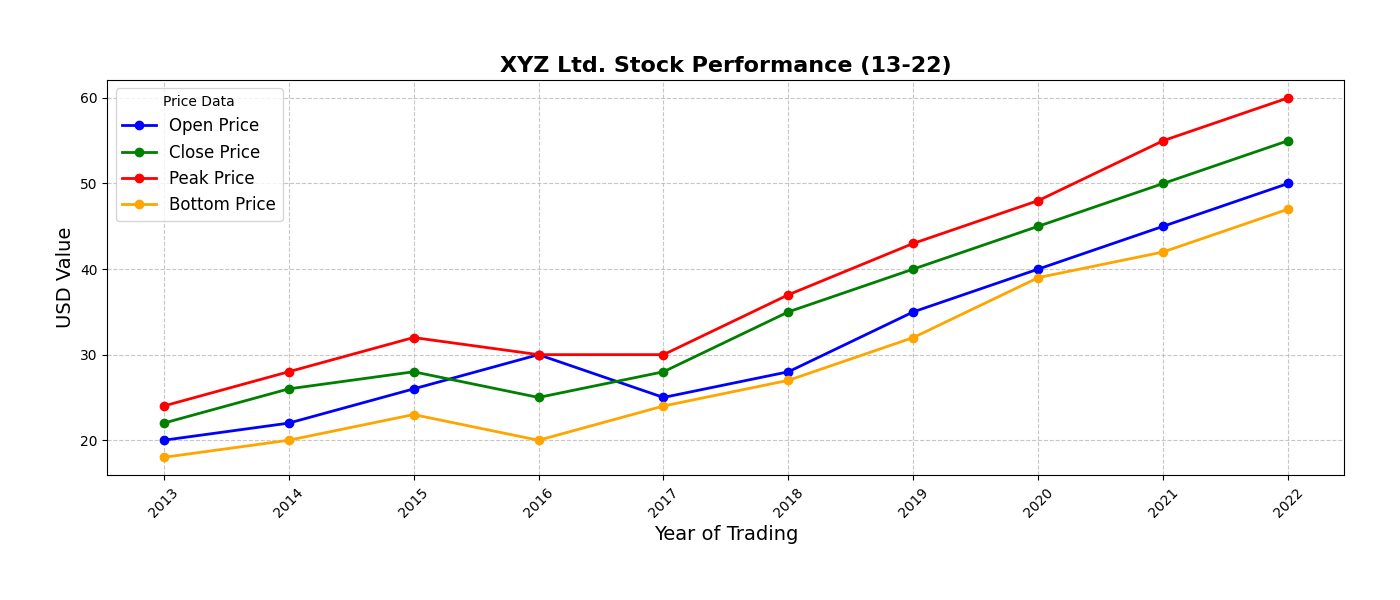

Generate this figure with Python:
import matplotlib.pyplot as plt
import numpy as np

years = np.arange(2013, 2023, 1)

# Stock prices (fictional data)
opening_price = np.array([20, 22, 26, 30, 25, 28, 35, 40, 45, 50])
closing_price = np.array([22, 26, 28, 25, 28, 35, 40, 45, 50, 55])
highest_price = np.array([24, 28, 32, 30, 30, 37, 43, 48, 55, 60])
lowest_price = np.array([18, 20, 23, 20, 24, 27, 32, 39, 42, 47])

fig, ax = plt.subplots(figsize=(14, 6))

ax.plot(years, opening_price, marker='o', color='blue', label='Open Price', linewidth=2)
ax.plot(years, closing_price, marker='o', color='green', label='Close Price', linewidth=2)
ax.plot(years, highest_price, marker='o', color='red', label='Peak Price', linewidth=2)
ax.plot(years, lowest_price, marker='o', color='orange', label='Bottom Price', linewidth=2)

ax.set_title('XYZ Ltd. Stock Performance (13-22)', fontsize=16, fontweight='bold')
ax.set_ylabel('USD Value', fontsize=14)
ax.set_xlabel('Year of Trading', fontsize=14)
ax.legend(title='Price Data', fontsize=12)
ax.grid(True, linestyle='--', alpha=0.7)

plt.xticks(years, rotation=45)
plt.tight_layout(pad=4)
plt.show()
